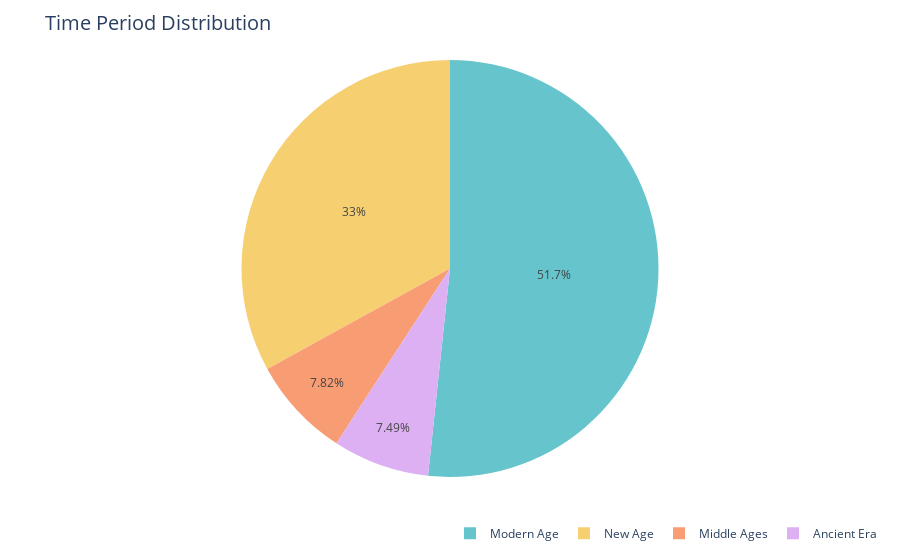

The notebook cell saved with this chart:
### Code cell
data['birth_year'] = pd.to_numeric(data['birth_year'], errors='coerce')

ancient_era = data[data['birth_year'] <= 476].shape[0]
middle_ages = data[(data['birth_year'] > 476) & (data['birth_year'] <= 1453)].shape[0]
new_age = data[(data['birth_year'] > 1453) & (data['birth_year'] <= 1914)].shape[0]
modern_age = data[data['birth_year'] > 1914].shape[0]

total_rows = data0.shape[0]
ancient_era_percentage = (ancient_era / total_rows) * 100
middle_ages_percentage = (middle_ages / total_rows) * 100
new_age_percentage = (new_age / total_rows) * 100
modern_age_percentage = (modern_age / total_rows) * 100

age_data = pd.DataFrame({
    'Age Category': ['Ancient Era', 'Middle Ages', 'New Age', 'Modern Age'],
    'Percentage': [ancient_era_percentage, middle_ages_percentage, new_age_percentage, modern_age_percentage]
})

fig = px.pie(age_data, values='Percentage', names='Age Category', color_discrete_sequence=px.colors.qualitative.Pastel )


fig.update_layout(
    title='Time Period Distribution',
    title_font=dict(size=20),
    legend=dict(
        orientation='h',
        x=0.5,
        y=-0.1
    )
)

fig.show()

### Figure 1 — Plotly figure (JSON) as saved in the notebook; plotly's stock layout.template omitted (floating-point values rounded to 4 significant figures)
{"data": [{"domain": {"x": [0, 1], "y": [0, 1]}, "hovertemplate": "Age Category=%{label}<br>Percentage=%{value}<extra></extra>", "labels": ["Ancient Era", "Middle Ages", "New Age", "Modern Age"], "legendgroup": "", "name": "", "showlegend": true, "type": "pie", "values": [7.486, 7.821, 33.0, 51.66]}], "layout": {"legend": {"orientation": "h", "tracegroupgap": 0, "x": 0.5, "y": -0.1}, "margin": {"t": 60}, "piecolorway": ["rgb(102, 197, 204)", "rgb(246, 207, 113)", "rgb(248, 156, 116)", "rgb(220, 176, 242)", "rgb(135, 197, 95)", "rgb(158, 185, 243)", "rgb(254, 136, 177)", "rgb(201, 219, 116)", "rgb(139, 224, 164)", "rgb(180, 151, 231)", "rgb(179, 179, 179)"], "title": {"font": {"size": 20}, "text": "Time Period Distribution"}}}
